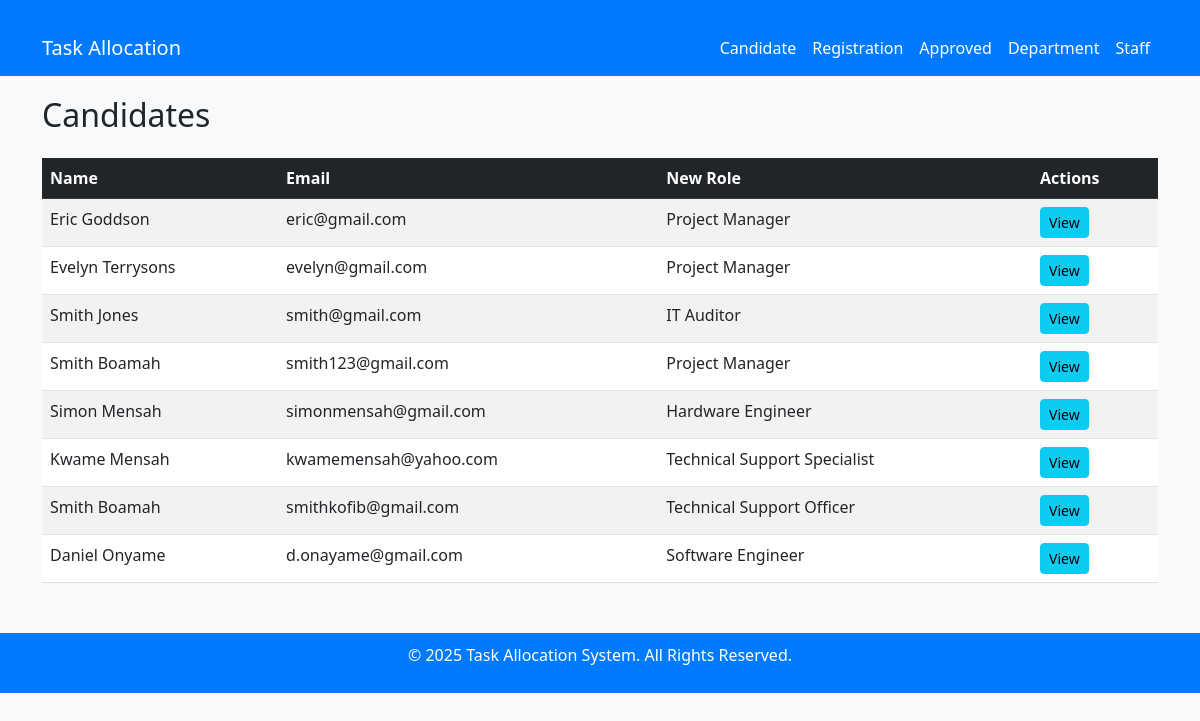
Page /candidates/approved_list/ on the earlier database version.
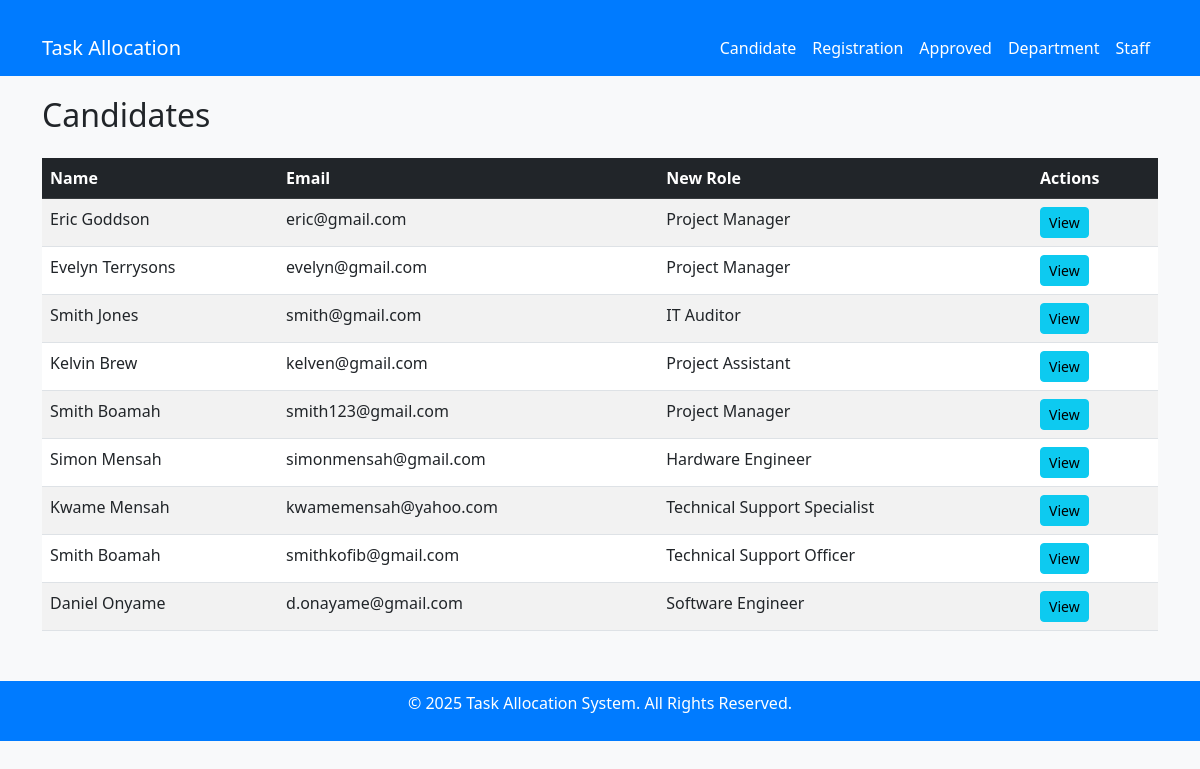
Same page on the later database version.
### mainApp/models.py (models this page shows)
class Candidate(models.Model):
    first_name = models.CharField(max_length=100)
    last_name = models.CharField(max_length=100)
    email = models.EmailField(unique=True)
    phone = models.CharField(max_length=20, blank=True, null=True)
    resume = models.FileField(upload_to="resumes/", blank=True, null=True)
    certificate = models.FileField(upload_to="certificates/", blank=True, null=True)
    GENDER_LIST = [
        ("Male" ,"Male"),
        ("Female" , "Female"),
    ]
    gender = models.CharField(max_length=50, choices=GENDER_LIST, default="Male")
    approval = models.CharField(max_length=20, default='not_approved')
    role = models.CharField(max_length=50, default='no_role')
    date_applied = models.DateTimeField(auto_now_add=True)
    def __str__(self):
        return f"{self.first_name} {self.last_name}"

### mainApp/views.py (the view)
# urls.py: path('candidates/approved_list/', views.approved_candidate_list, name='approved_candidate_list'),
def approved_candidate_list(request):
    approved_candidates = Candidate.objects.filter(approval="approved")
    print("approved_candidatess >>>  ", approved_candidates)
    return render(request=request, template_name="task_allocation/candidates/candidate_approved_list.html", context={"approved_candidates" : approved_candidates})

### templates/task_allocation/candidates/candidate_approved_list.html (shortened to what this page needs)
{% extends '../base.html' %} {% block title %}Approved Candidates{% endblock %}
{% block content %}
<div class="d-flex justify-content-between align-items-center">
  <h2>Candidates</h2>
</div>
<table class="table table-striped mt-3">
  <thead class="table-dark">
    <tr>
      <th>Name</th>
      <th>Email</th>
      <th>New Role</th>
      <th>Actions</th>
    </tr>
  </thead>
  <tbody>
    {% for approved_candidate in approved_candidates %}
    <tr>
      <td>
        {{ approved_candidate.first_name }} {{ approved_candidate.last_name }}
      </td>
      <td>{{ approved_candidate.email }}</td>
      <td>{{ approved_candidate.role }}</td>
      <td>
        <button
          type="button"
          class="btn btn-info btn-sm"
          data-bs-toggle="modal"
          data-bs-target="#exampleModal"
          onclick="showApprovedCandidateDetails({{ approved_candidate.id }})"
        >
          View
        </button>
      </td>
    </tr>
    {% empty %}
    <tr>
      <td colspan="3" class="text-center">No candidates found.</td>
    </tr>
    {% endfor %}
  </tbody>
</table>
{% endblock %}

Differences in the rows shown:
now on this page (row edited): Candidate: first_name "Kelvin", last_name "Brew", email "kelven@gmail.com", role "Project Assistant"
